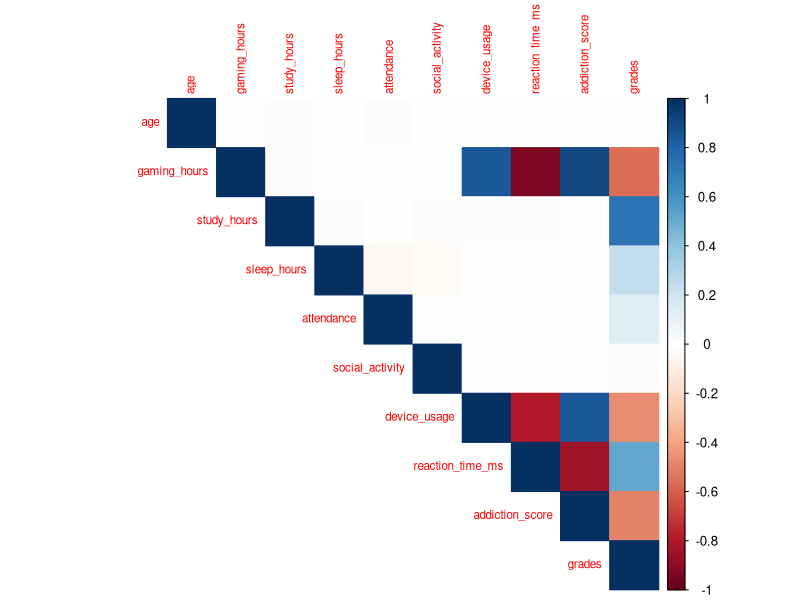
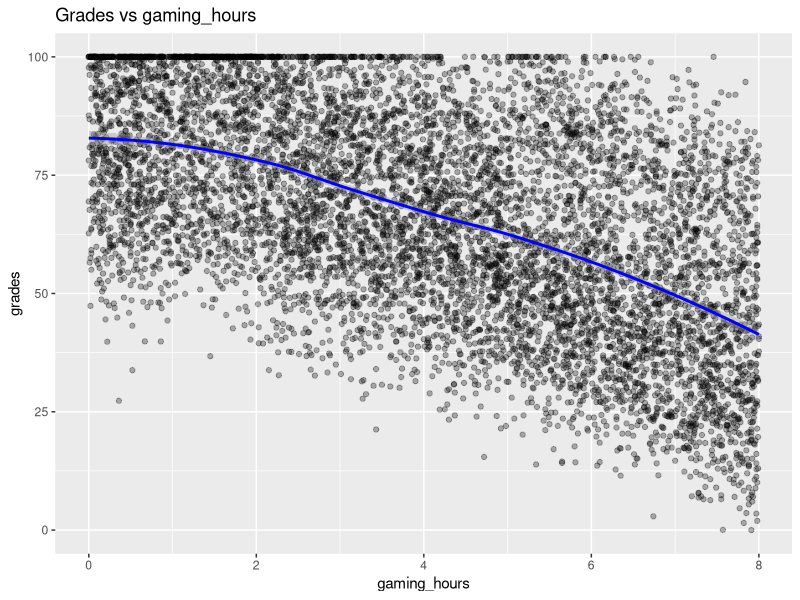
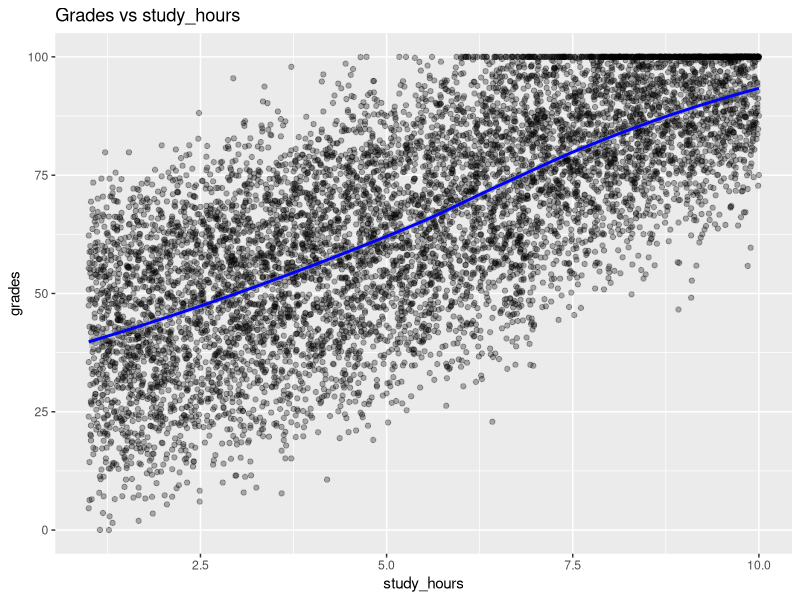
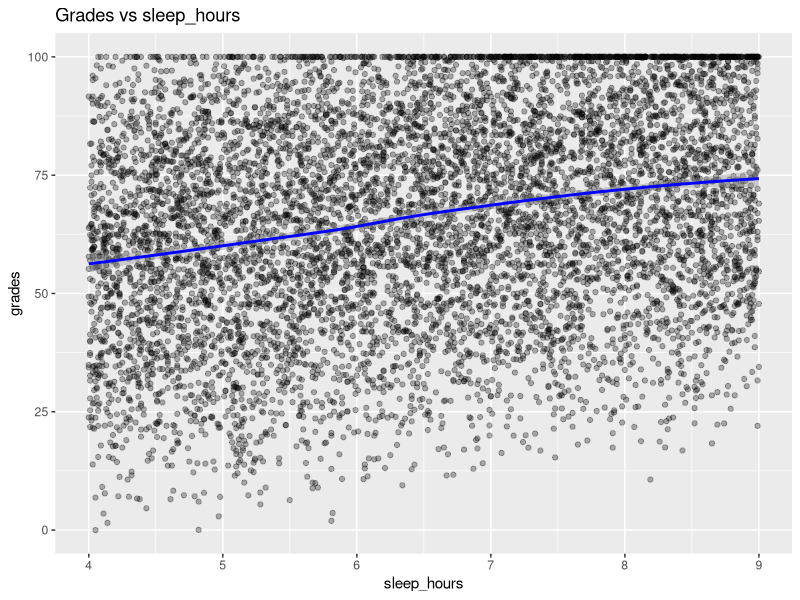
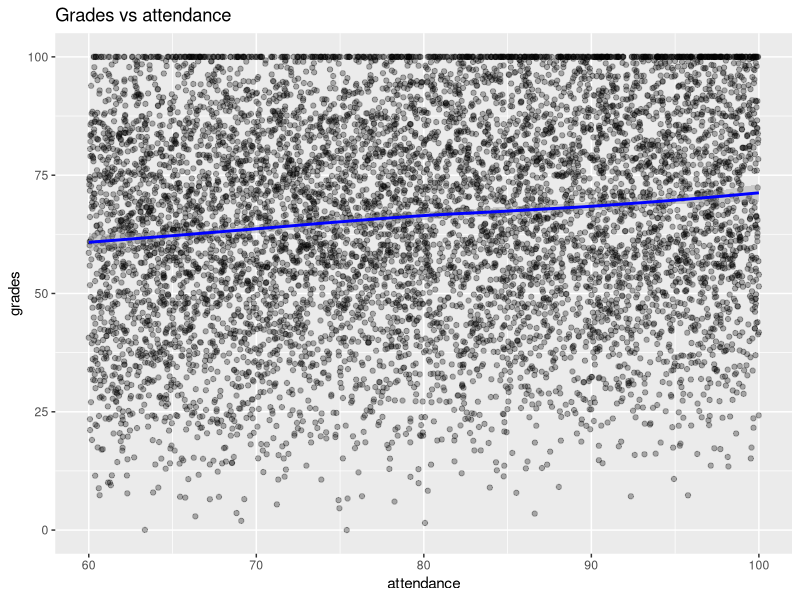
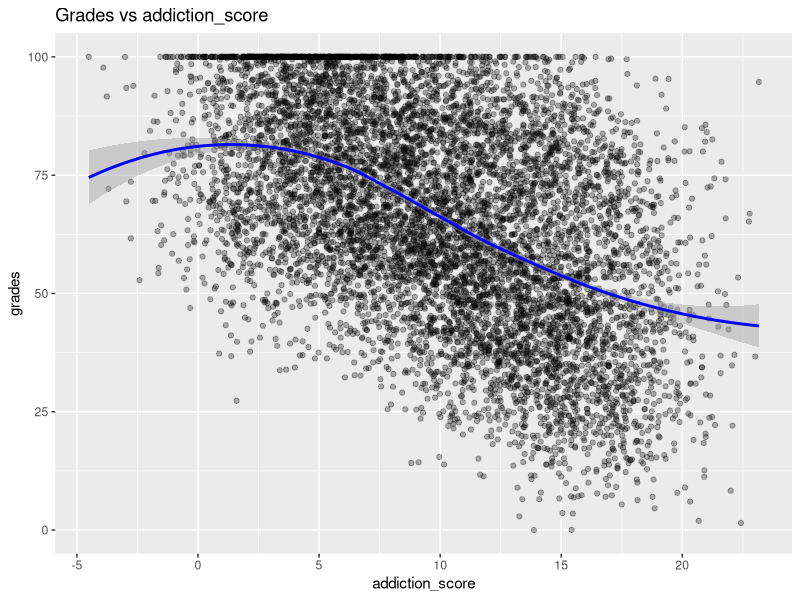
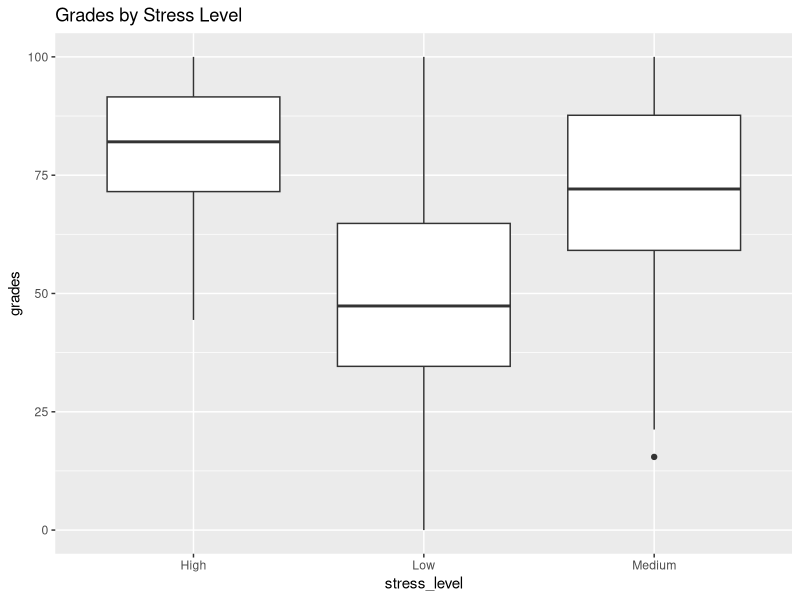
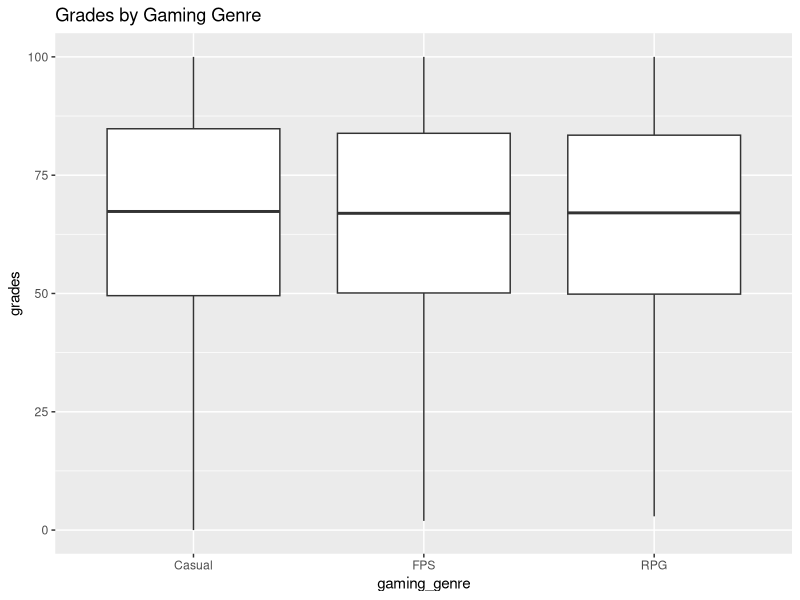

These charts were generated, in order, by the following R code:
library(tidyverse)
library(corrplot)

df <- read_csv("data/cleaned_data.csv")

# ---- Correlation matrix ----
numeric_vars <- df %>% select(where(is.numeric)) %>% select(-student_id)
corr_matrix <- cor(numeric_vars, use = "complete.obs")
corrplot(corr_matrix, method = "color", type = "upper", tl.cex = 0.7)

# ---- Scatterplots against grades ----
plot_vars <- c("gaming_hours", "study_hours", "sleep_hours", "attendance", "addiction_score")

for (v in plot_vars) {
  p <- ggplot(df, aes_string(x = v, y = "grades")) +
    geom_point(alpha = 0.3) +
    geom_smooth(method = "loess", color = "blue") +
    labs(title = paste("Grades vs", v))
  print(p)
  ggsave(paste0("output/scatter_", v, ".png"), plot = p)
}

# ---- Boxplots by categorical variables ----
ggplot(df, aes(x = stress_level, y = grades)) + 
  geom_boxplot() + 
  labs(title = "Grades by Stress Level")

ggplot(df, aes(x = gaming_genre, y = grades)) + 
  geom_boxplot() + 
  labs(title = "Grades by Gaming Genre")
